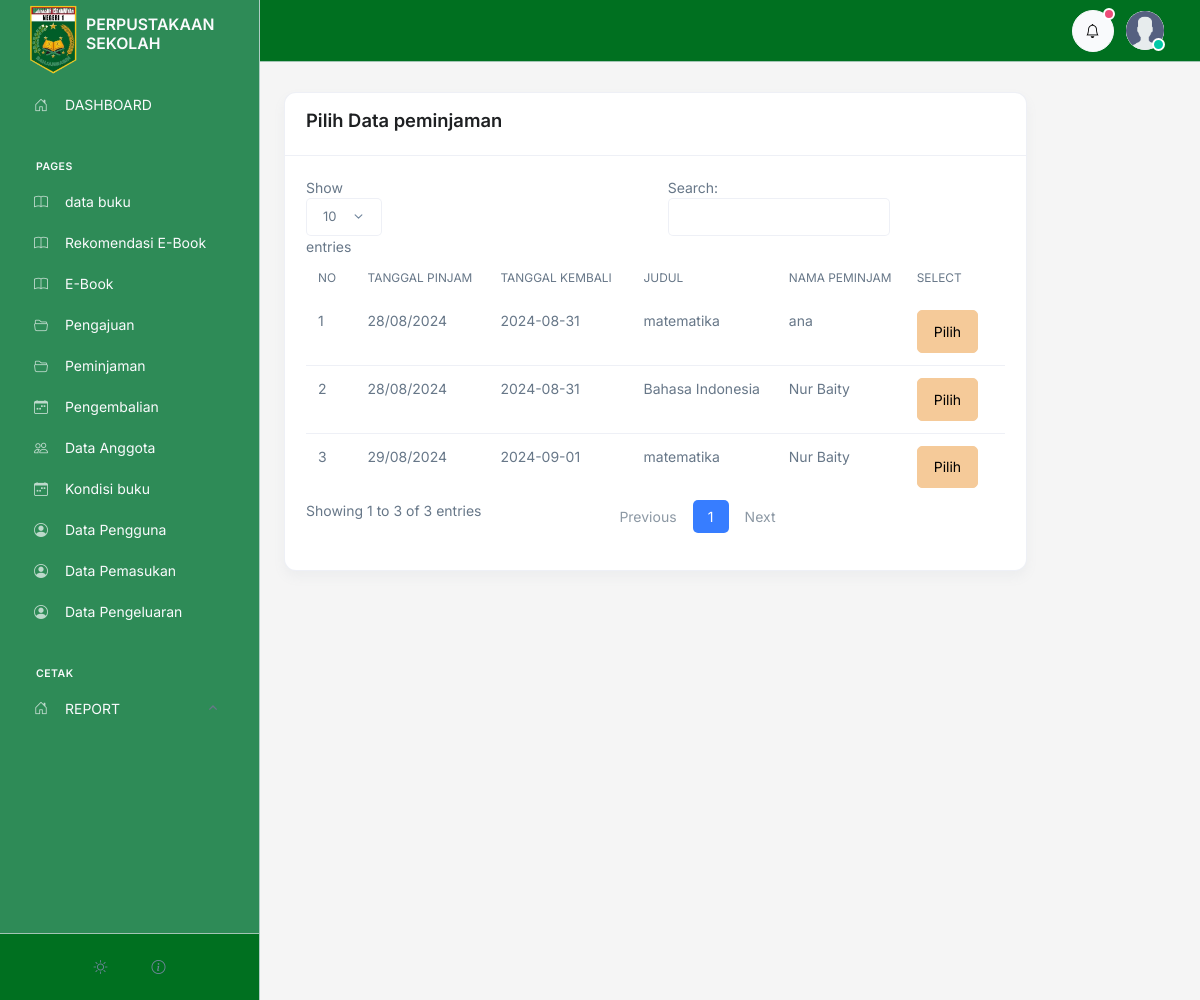
The page /admin/pengembalian/tambah.php (signed in) on the database as committed earlier.
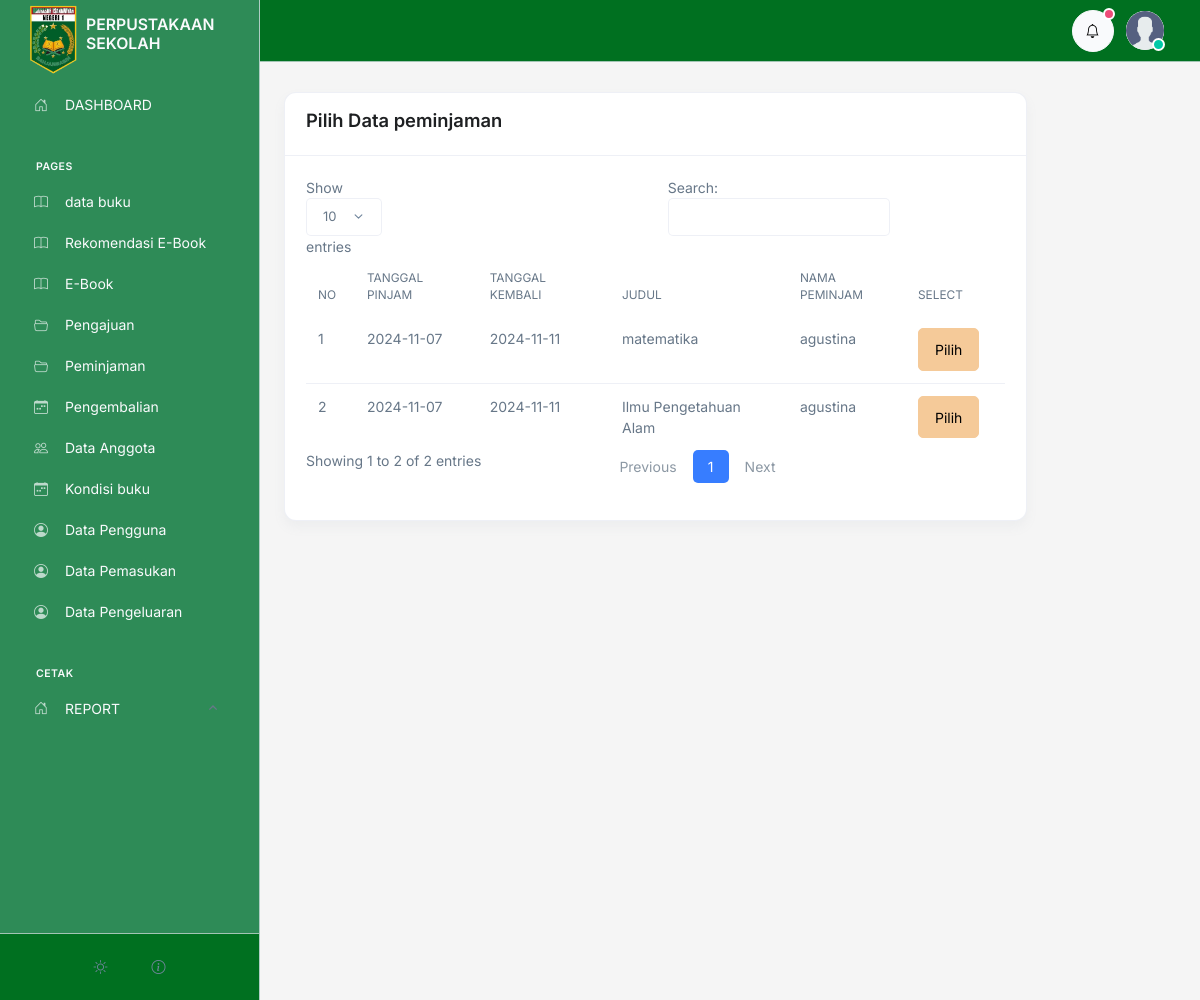
The same page on the database as committed later.
### tables this page shows
CREATE TABLE `peminjaman` (
  `id` int(50) NOT NULL,
  `id_anggota` int(50) NOT NULL,
  `id_buku` int(50) NOT NULL,
  `tanggal` varchar(100) NOT NULL,
  `tanggal_kembali` varchar(100) NOT NULL,
  `status` varchar(100) NOT NULL
);

CREATE TABLE `buku` (
  `id` int(11) NOT NULL,
  `id_kategori` int(11) DEFAULT 1,
  `tanggal` varchar(50) NOT NULL,
  `judul` varchar(200) NOT NULL,
  `pengarang` varchar(100) NOT NULL,
  `penerbit` varchar(100) NOT NULL,
  `tahun_terbit` varchar(50) NOT NULL,
  `isbn` varchar(200) NOT NULL,
  `jumlah` int(10) NOT NULL,
  `lokasi` varchar(200) NOT NULL,
  `deskripsi` text NOT NULL,
  `image` text NOT NULL
);

CREATE TABLE `anggota` (
  `id` int(11) NOT NULL,
  `user_id` int(11) DEFAULT NULL,
  `nis` varchar(20) NOT NULL,
  `nama` varchar(100) NOT NULL,
  `email` varchar(100) NOT NULL DEFAULT 'm.nawir177@gmail.com',
  `telpon` varchar(15) NOT NULL DEFAULT '082255445566',
  `tempat_lahir` varchar(100) NOT NULL,
  `tanggal_lahir` varchar(100) NOT NULL,
  `kelamin` varchar(100) NOT NULL,
  `TA` varchar(100) NOT NULL,
  `alamat` text NOT NULL,
  `foto` varchar(100) NOT NULL,
  `verifikasi` tinyint(1) NOT NULL DEFAULT 0
);

### admin/controller.php (called while the page is built, shortened)
<?php
$conn = mysqli_connect('localhost', 'root', '', 'perpustakaan');
function where($table, $where, $isWhere)
{
   $query = "SELECT * FROM $table WHERE $where='$isWhere'";
   global $conn;
   $rows = [];
   $result = mysqli_query($conn, $query);
   while ($row = mysqli_fetch_assoc($result)) {
      $rows[] = $row;
   }
   return $rows;
}
function hasOne($id_relation, $table_relation, $field)
{
   $conn = mysqli_connect('localhost', 'root', '', 'perpustakaan');
   $query = "SELECT $field FROM $table_relation WHERE id = $id_relation";
   $result = mysqli_query($conn, $query);
   $row = mysqli_fetch_array($result, MYSQLI_ASSOC);
   if ($row) {
      return $row[$field];
   } else {
      return null;
   }
}

### admin/pengembalian/tambah.php (the view, shortened to what this page needs)
<?php include '../controller.php';
include '../template/header.php';
$peminjam = where("peminjaman","status","dipinjam");
$no = 1;
?>
<div class="container">
   <div class="col-10 my-4">
      <div class="card">
         <div class="card-header">
            <h3>Pilih Data peminjaman</h3>
         </div>
         <div class="card-body">
            <table class="table" id="table">
               <thead class="mt-3">
                  <tr>
                     <th>NO</th>
                     <th>TANGGAL PINJAM</th>
                     <th>TANGGAL KEMBALI</th>
                     <th>JUDUL</th>
                     <th>NAMA PEMINJAM</th>
                     <th>Select</th>
                  </tr>
               </thead>
               <tbody>
                  <?php foreach ($peminjam as $value) :   ?>
                     <tr>
                        <td>
                           <?= $no++; ?>
                        </td>
                        <td><?= $value['tanggal']; ?></td>
                        <td><?= $value['tanggal_kembali']; ?></td>
                        <td><?= hasOne($value['id_buku'], "buku", "judul"); ?></td>
                        <td><?= hasOne($value['id_anggota'], "anggota", "nama"); ?></td>
                        <td><a class="btn btn-warning" href="form.php?id_peminjam=<?= $value['id']; ?>">Pilih</a></td>
                     </tr>
                  <?php endforeach  ?>
               </tbody>
            </table>
         </div>
      </div>
   </div>
</div>
<?php include '../template/footer.php'  ?>

Rows that differ between the two databases and show on the page:
no longer on this page (row edited): peminjaman: tanggal "28/08/2024", tanggal_kembali "2024-08-31", id_buku.judul "matematika", id_anggota.nama "ana"
no longer on this page (row edited): peminjaman: tanggal "28/08/2024", tanggal_kembali "2024-08-31", id_buku.judul "Bahasa Indonesia", id_anggota.nama "Nur Baity"
no longer on this page (row edited): peminjaman: tanggal "29/08/2024", tanggal_kembali "2024-09-01", id_buku.judul "matematika", id_anggota.nama "Nur Baity"
added peminjaman: tanggal "2024-11-07", tanggal_kembali "2024-11-11", id_buku.judul "matematika", id_anggota.nama "agustina"
added peminjaman: tanggal "2024-11-07", tanggal_kembali "2024-11-11", id_buku.judul "Ilmu Pengetahuan Alam", id_anggota.nama "agustina"
Other text that changed with them:
text written by a page script: "Show entries Search: Showing 1 to 3 of 3 entries Previous 1 Next" → "Show entries Search: Showing 1 to 2 of 2 entries Previous 1 Next"
